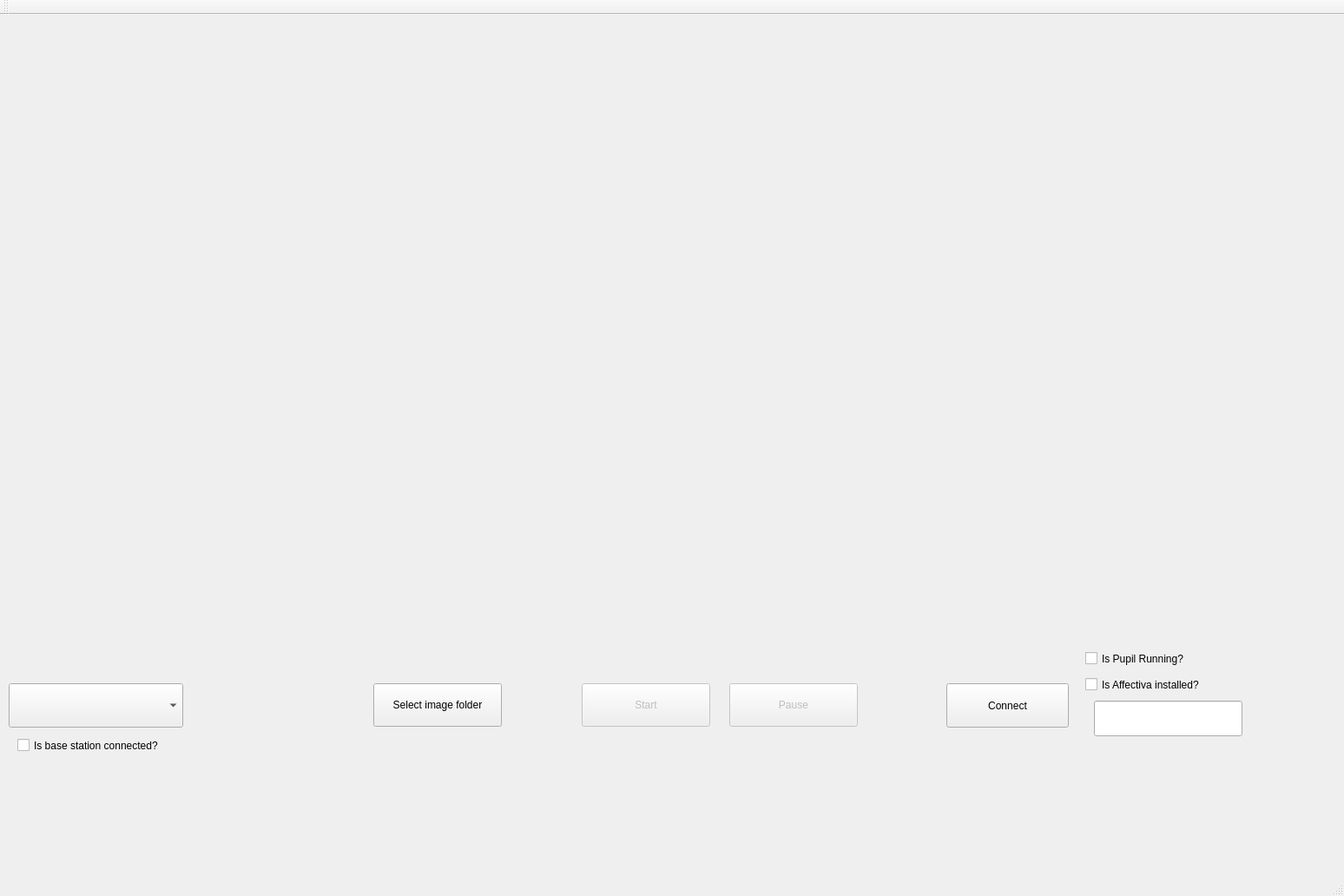
<?xml version="1.0" encoding="UTF-8"?>
<ui version="4.0">
 <class>MainWindow</class>
 <widget class="QMainWindow" name="MainWindow">
  <property name="geometry">
   <rect>
    <x>0</x>
    <y>0</y>
    <width>1548</width>
    <height>1032</height>
   </rect>
  </property>
  <property name="windowTitle">
   <string>MainWindow</string>
  </property>
  <widget class="QWidget" name="centralWidget">
   <widget class="QLabel" name="label">
    <property name="geometry">
     <rect>
      <x>30</x>
      <y>50</y>
      <width>1471</width>
      <height>811</height>
     </rect>
    </property>
    <property name="text">
     <string/>
    </property>
   </widget>
   <widget class="QPushButton" name="startButton">
    <property name="enabled">
     <bool>false</bool>
    </property>
    <property name="geometry">
     <rect>
      <x>670</x>
      <y>770</y>
      <width>148</width>
      <height>50</height>
     </rect>
    </property>
    <property name="text">
     <string>Start</string>
    </property>
   </widget>
   <widget class="QPushButton" name="pauseButton">
    <property name="enabled">
     <bool>false</bool>
    </property>
    <property name="geometry">
     <rect>
      <x>840</x>
      <y>770</y>
      <width>148</width>
      <height>50</height>
     </rect>
    </property>
    <property name="text">
     <string>Pause</string>
    </property>
   </widget>
   <widget class="QComboBox" name="arduinoBox">
    <property name="geometry">
     <rect>
      <x>10</x>
      <y>770</y>
      <width>201</width>
      <height>51</height>
     </rect>
    </property>
   </widget>
   <widget class="QCheckBox" name="isArduino">
    <property name="geometry">
     <rect>
      <x>20</x>
      <y>830</y>
      <width>201</width>
      <height>23</height>
     </rect>
    </property>
    <property name="text">
     <string>Is base station connected?</string>
    </property>
   </widget>
   <widget class="QLineEdit" name="affectivaAddress">
    <property name="geometry">
     <rect>
      <x>1260</x>
      <y>790</y>
      <width>171</width>
      <height>41</height>
     </rect>
    </property>
   </widget>
   <widget class="QCheckBox" name="isAffectiva">
    <property name="geometry">
     <rect>
      <x>1250</x>
      <y>760</y>
      <width>181</width>
      <height>23</height>
     </rect>
    </property>
    <property name="text">
     <string>Is Affectiva installed?</string>
    </property>
   </widget>
   <widget class="QPushButton" name="selectButton">
    <property name="geometry">
     <rect>
      <x>430</x>
      <y>770</y>
      <width>148</width>
      <height>50</height>
     </rect>
    </property>
    <property name="text">
     <string>Select image folder</string>
    </property>
   </widget>
   <widget class="QPushButton" name="connectButton">
    <property name="geometry">
     <rect>
      <x>1090</x>
      <y>770</y>
      <width>141</width>
      <height>51</height>
     </rect>
    </property>
    <property name="text">
     <string>Connect</string>
    </property>
   </widget>
   <widget class="QCheckBox" name="isPupil">
    <property name="geometry">
     <rect>
      <x>1250</x>
      <y>730</y>
      <width>171</width>
      <height>23</height>
     </rect>
    </property>
    <property name="text">
     <string>Is Pupil Running?</string>
    </property>
   </widget>
  </widget>
  <widget class="QMenuBar" name="menuBar">
   <property name="geometry">
    <rect>
     <x>0</x>
     <y>0</y>
     <width>1548</width>
     <height>30</height>
    </rect>
   </property>
  </widget>
  <widget class="QToolBar" name="mainToolBar">
   <attribute name="toolBarArea">
    <enum>TopToolBarArea</enum>
   </attribute>
   <attribute name="toolBarBreak">
    <bool>false</bool>
   </attribute>
  </widget>
  <widget class="QStatusBar" name="statusBar"/>
 </widget>
 <layoutdefault spacing="6" margin="11"/>
 <resources/>
 <connections/>
</ui>
